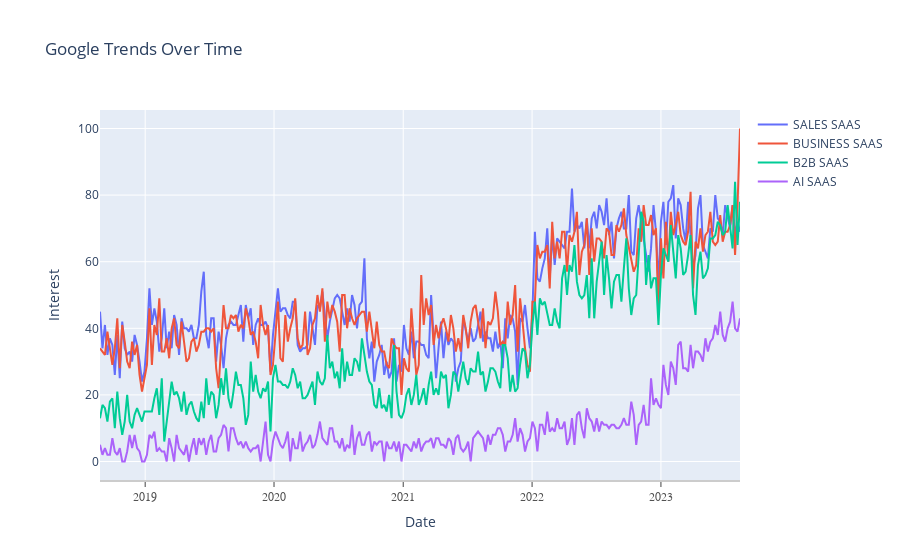

The notebook cell saved with this chart:
### Code cell
import plotly.graph_objects as go

def plot_interest_over_time(data, keys):
    fig = go.Figure()
    
    for key in keys:
        if key in data.columns:
            fig.add_trace(go.Scatter(x=data.index, y=data[key], mode='lines', name=key, hoverinfo='x+y+name'))
    
    fig.update_layout(
        title='Google Trends Over Time',
        xaxis_title='Date',
        yaxis_title='Interest',
        xaxis=dict(showline=True, showgrid=True, showticklabels=True, linecolor='rgb(204, 204, 204)', linewidth=2, ticks='outside', tickfont=dict(family='Arial', size=12, color='rgb(82, 82, 82)')),
        yaxis=dict(showgrid=True, zeroline=False, showline=False, showticklabels=True),
        autosize=True,
        margin=dict(autoexpand=True, l=100, r=20, t=110),
        showlegend=True
    )

    fig.show()

plot_interest_over_time(interest_over_time, keywords)

### Figure 1 — Plotly figure (JSON) as saved in the notebook; plotly's stock layout.template omitted (floating-point values rounded to 4 significant figures; data arrays with more than 128 entries replaced by an {"elided": "..."} marker saying what was removed)
{"data": [{"hoverinfo": "x+y+name", "mode": "lines", "name": "SALES SAAS", "type": "scatter", "x": {"elided": "260 str values"}, "y": {"elided": "260 int values"}}, {"hoverinfo": "x+y+name", "mode": "lines", "name": "BUSINESS SAAS", "type": "scatter", "x": {"elided": "260 str values"}, "y": {"elided": "260 int values"}}, {"hoverinfo": "x+y+name", "mode": "lines", "name": "B2B SAAS", "type": "scatter", "x": {"elided": "260 str values"}, "y": {"elided": "260 int values"}}, {"hoverinfo": "x+y+name", "mode": "lines", "name": "AI SAAS", "type": "scatter", "x": {"elided": "260 str values"}, "y": {"elided": "260 int values"}}], "layout": {"autosize": true, "margin": {"autoexpand": true, "l": 100, "r": 20, "t": 110}, "showlegend": true, "title": {"text": "Google Trends Over Time"}, "xaxis": {"linecolor": "rgb(204, 204, 204)", "linewidth": 2, "showgrid": true, "showline": true, "showticklabels": true, "tickfont": {"color": "rgb(82, 82, 82)", "family": "Arial", "size": 12}, "ticks": "outside", "title": {"text": "Date"}}, "yaxis": {"showgrid": true, "showline": false, "showticklabels": true, "title": {"text": "Interest"}, "zeroline": false}}}
